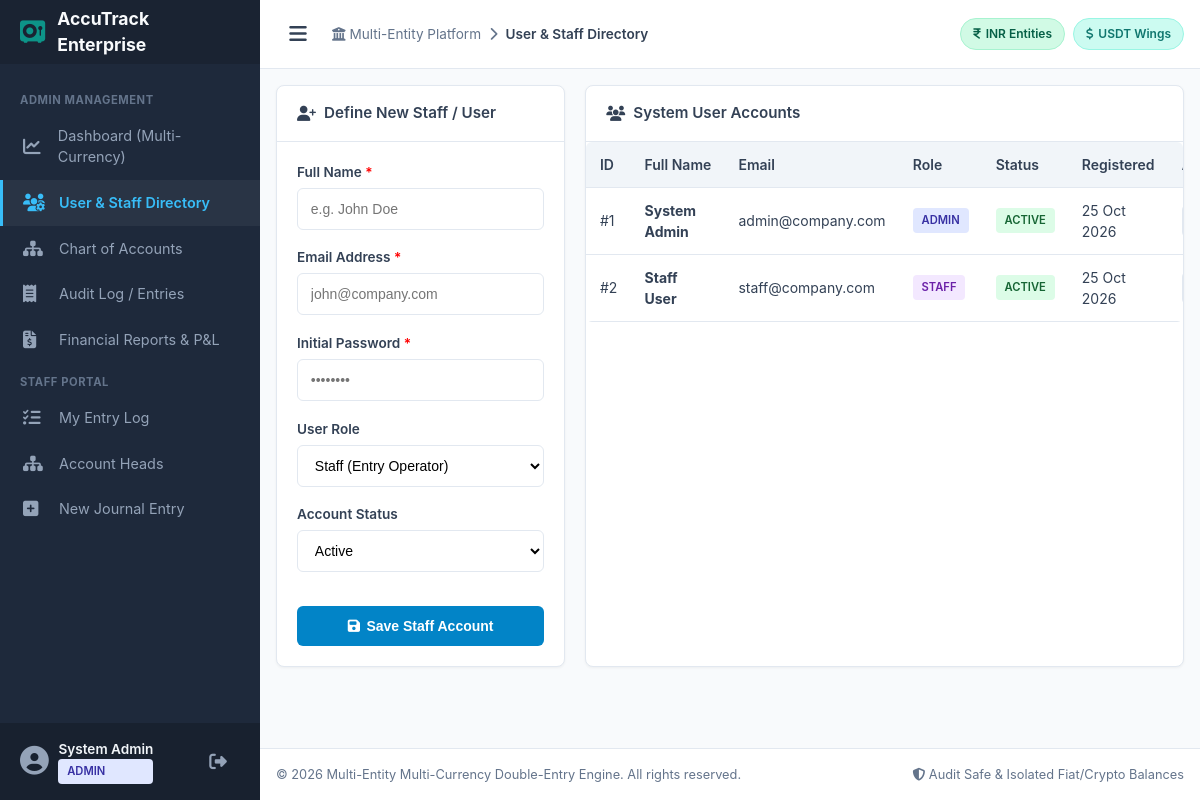
The page /admin/users.php (signed in) on the database its author committed.
### tables this page shows
CREATE TABLE IF NOT EXISTS `users` (
  `id` INT AUTO_INCREMENT PRIMARY KEY,
  `full_name` VARCHAR(100) NOT NULL,
  `email` VARCHAR(100) NOT NULL UNIQUE,
  `password_hash` VARCHAR(255) NOT NULL,
  `role` ENUM('admin', 'staff') NOT NULL DEFAULT 'staff',
  `status` ENUM('active', 'inactive') NOT NULL DEFAULT 'active',
  `created_at` DATETIME NOT NULL DEFAULT CURRENT_TIMESTAMP
);

### includes/auth.php (called while the page is built, shortened)
<?php
function get_logged_in_user() {
    return [
        'id' => $_SESSION['user_id'],
        'full_name' => $_SESSION['full_name'] ?? '',
        'email' => $_SESSION['email'] ?? '',
        'role' => $_SESSION['role'] ?? 'staff'
    ];
}

### admin/users.php (the view, shortened to what this page needs)
<?php
require_once __DIR__ . '/../includes/auth.php';
$conn = get_db_connection();
$users = $conn->query("SELECT id, full_name, email, role, status, created_at FROM users ORDER BY id ASC")->fetch_all(MYSQLI_ASSOC);
$page_title = "User & Staff Directory";
$active_nav = "admin_users";
require_once __DIR__ . '/../includes/header.php';
?>
<div class="grid-3">
    <div class="card" style="grid-column: span 1;">
        <div class="card-header">
            <div class="card-title"><i class="fa-solid fa-user-plus"></i> Define New Staff / User</div>
        </div>
        <div class="card-body">
            <form method="POST" action="/admin/users.php">
                <div class="form-group">
                    <label class="form-label" for="full_name">Full Name <span style="color:red;">*</span></label>
                    <input type="text" class="form-control" name="full_name" placeholder="e.g. John Doe" required>
                </div>
                <div class="form-group">
                    <label class="form-label" for="email">Email Address <span style="color:red;">*</span></label>
                    <input type="email" class="form-control" name="email" placeholder="john@company.com" required>
                </div>
                <div class="form-group">
                    <label class="form-label" for="password">Initial Password <span style="color:red;">*</span></label>
                    <input type="password" class="form-control" name="password" placeholder="••••••••" required>
                </div>
                <div class="form-group">
                    <label class="form-label" for="role">User Role</label>
                    <select class="form-select" name="role" required>
                        <option value="staff" selected>Staff (Entry Operator)</option>
                    </select>
                </div>
                <div class="form-group">
                    <label class="form-label" for="status">Account Status</label>
                    <select class="form-select" name="status" required>
                        <option value="active" selected>Active</option>
                    </select>
                </div>
                <button type="submit" class="btn btn-primary" style="width: 100%; margin-top: 1rem;">
                    <i class="fa-solid fa-floppy-disk"></i> Save Staff Account
                </button>
            </form>
        </div>
    </div>
    <div class="card" style="grid-column: span 2;">
        <div class="card-header">
            <div class="card-title"><i class="fa-solid fa-users"></i> System User Accounts</div>
        </div>
        <div class="card-body" style="padding: 0;">
            <div class="table-responsive">
                <table class="table">
                    <thead>
                        <tr>
                            <th>ID</th>
                            <th>Full Name</th>
                            <th>Email</th>
                            <th>Role</th>
                            <th>Status</th>
                            <th>Registered</th>
                            <th>Actions</th>
                        </tr>
                    </thead>
                    <tbody>
                        <?php foreach ($users as $u): ?>
                            <tr>
                                <td>#<?= $u['id'] ?></td>
                                <td><strong><?= htmlspecialchars($u['full_name']) ?></strong></td>
                                <td><?= htmlspecialchars($u['email']) ?></td>
                                <td>
                                    <span class="badge <?= $u['role'] === 'admin' ? 'badge-admin' : 'badge-staff' ?>">
                                        <?= strtoupper($u['role']) ?>
                                    </span>
                                </td>
                                <td>
                                    <span class="badge <?= $u['status'] === 'active' ? 'badge-active' : 'badge-inactive' ?>">
                                        <?= strtoupper($u['status']) ?>
                                    </span>
                                </td>
                                <td><?= date('d M Y', strtotime($u['created_at'])) ?></td>
                                <td>
                                </td>
                            </tr>
                        <?php endforeach; ?>
                    </tbody>
                </table>
            </div>
        </div>
    </div>
</div>
<?php
require_once __DIR__ . '/../includes/footer.php';
?>

### includes/header.php (shortened to what this page needs)
<?php
$current_user = get_logged_in_user();
$page_title = $page_title ?? 'Accounting Engine';
$active_nav = $active_nav ?? '';
?>
<!DOCTYPE html>
<html lang="en">
<head>
    <link rel="stylesheet" href="https://cdnjs.cloudflare.com/ajax/libs/font-awesome/6.4.0/css/all.min.css">
    <link rel="stylesheet" href="/assets/css/style.css">
</head>
<body>
<div class="app-container">
    <aside class="sidebar" id="sidebar">
        <div class="sidebar-brand">
            <i class="fa-solid fa-vault brand-icon"></i>
            <span class="brand-name">AccuTrack Enterprise</span>
        </div>
        <nav class="sidebar-menu">
            <?php if ($current_user['role'] === 'admin'): ?>
                <div class="menu-category">ADMIN MANAGEMENT</div>
                <a href="/admin/index.php" class="menu-item <?= $active_nav === 'admin_dashboard' ? 'active' : '' ?>">
                    <i class="fa-solid fa-chart-line"></i> <span>Dashboard (Multi-Currency)</span>
                </a>
                <a href="/admin/users.php" class="menu-item <?= $active_nav === 'admin_users' ? 'active' : '' ?>">
                    <i class="fa-solid fa-users-gear"></i> <span>User & Staff Directory</span>
                </a>
                <a href="/accounts.php" class="menu-item <?= $active_nav === 'accounts' ? 'active' : '' ?>">
                    <i class="fa-solid fa-sitemap"></i> <span>Chart of Accounts</span>
                </a>
                <a href="/admin/transactions.php" class="menu-item <?= $active_nav === 'admin_transactions' ? 'active' : '' ?>">
                    <i class="fa-solid fa-receipt"></i> <span>Audit Log / Entries</span>
                </a>
                <a href="/admin/reports.php" class="menu-item <?= $active_nav === 'admin_reports' ? 'active' : '' ?>">
                    <i class="fa-solid fa-file-invoice-dollar"></i> <span>Financial Reports & P&L</span>
                </a>
            <?php endif; ?>
            <div class="menu-category">STAFF PORTAL</div>
            <a href="/staff/index.php" class="menu-item <?= $active_nav === 'staff_dashboard' ? 'active' : '' ?>">
                <i class="fa-solid fa-list-check"></i> <span>My Entry Log</span>
            </a>
            <a href="/accounts.php" class="menu-item <?= $active_nav === 'accounts' && $current_user['role'] === 'staff' ? 'active' : '' ?>">
                <i class="fa-solid fa-sitemap"></i> <span>Account Heads</span>
            </a>
            <a href="/staff/add_transaction.php" class="menu-item <?= $active_nav === 'staff_add_tx' ? 'active' : '' ?>">
                <i class="fa-solid fa-square-plus"></i> <span>New Journal Entry</span>
            </a>
        </nav>
        <div class="sidebar-footer">
            <div class="user-info">
                <i class="fa-solid fa-user-circle"></i>
                <div class="user-details">
                    <span class="user-name"><?= htmlspecialchars($current_user['full_name'] ?? 'User') ?></span>
                    <span class="user-role badge <?= $current_user['role'] === 'admin' ? 'badge-admin' : 'badge-staff' ?>">
                        <?= strtoupper(htmlspecialchars($current_user['role'] ?? 'STAFF')) ?>
                    </span>
                </div>
            </div>
            <a href="/logout.php" class="logout-btn" title="Sign Out">
                <i class="fa-solid fa-right-from-bracket"></i>
            </a>
        </div>
    </aside>
    <div class="main-wrapper">
        <header class="top-navbar">
            <div class="navbar-left">
                <button id="sidebarToggle" class="sidebar-toggle-btn" title="Toggle Sidebar">
                    <i class="fa-solid fa-bars"></i>
                </button>
                <div class="breadcrumb">
                    <span class="breadcrumb-item"><i class="fa-solid fa-building-columns"></i> Multi-Entity Platform</span>
                    <span class="breadcrumb-separator"><i class="fa-solid fa-chevron-right"></i></span>
                    <span class="breadcrumb-item active"><?= htmlspecialchars($page_title) ?></span>
                </div>
            </div>
            <div class="navbar-right">
                <div class="currency-indicators">
                    <span class="currency-badge inr-badge" title="INR Fiat Entities">
                        <i class="fa-solid fa-indian-rupee-sign"></i> INR Entities
                    </span>
                    <span class="currency-badge usdt-badge" title="USDT Crypto Entities">
                        <i class="fa-solid fa-dollar-sign"></i> USDT Wings
                    </span>
                </div>
            </div>
        </header>
        <main class="content-area">

### rows shown on the page
users: full_name "System Admin", role "ADMIN", id "1", email "admin@company.com", status "ACTIVE", created_at "25 Oct 2026"
users: id "2", full_name "Staff User", email "staff@company.com", role "STAFF", status "ACTIVE", created_at "25 Oct 2026"

### other values the page prints
$page_title "User & Staff Directory"
